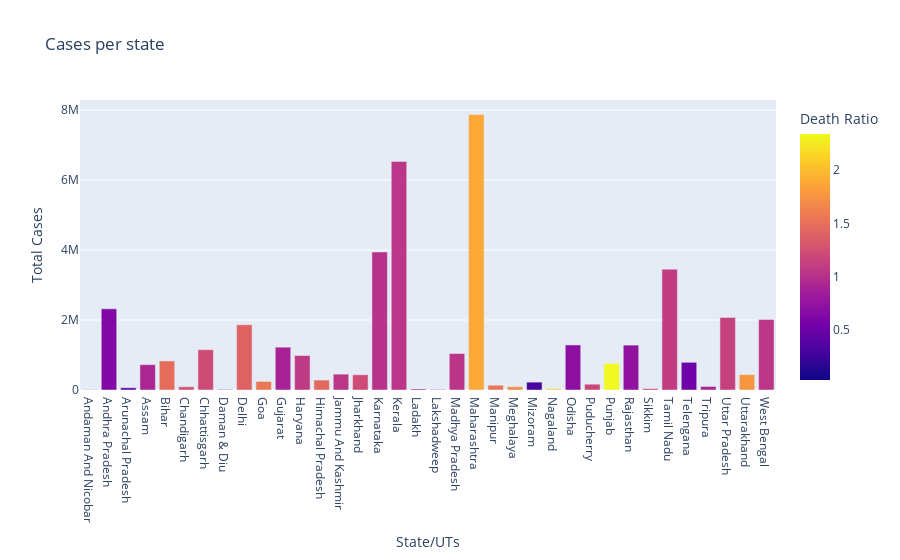

The notebook cell saved with this chart:
### Code cell
px.bar(df, x = "State/UTs", y = 'Total Cases', color = 'Death Ratio', title = "Cases per state")

### Figure 1 — Plotly figure (JSON) as saved in the notebook; plotly's stock layout.template omitted (floating-point values rounded to 4 significant figures)
{"data": [{"alignmentgroup": "True", "hovertemplate": "State/UTs=%{x}<br>Total Cases=%{y}<br>Death Ratio=%{marker.color}<extra></extra>", "legendgroup": "", "marker": {"color": [1.29, 0.64, 0.46, 0.92, 1.48, 1.27, 1.22, 0.03, 1.4, 1.56, 0.89, 1.08, 1.45, 1.05, 1.22, 1.02, 1.04, 0.81, 0.46, 1.03, 1.88, 1.55, 1.7, 0.31, 2.14, 0.71, 1.18, 2.34, 0.74, 1.15, 1.1, 0.52, 0.91, 1.13, 1.76, 1.05], "coloraxis": "coloraxis", "pattern": {"shape": ""}}, "name": "", "offsetgroup": "", "orientation": "v", "showlegend": false, "textposition": "auto", "type": "bar", "x": ["Andaman And Nicobar", "Andhra Pradesh", "Arunachal Pradesh", "Assam", "Bihar", "Chandigarh", "Chhattisgarh", "Daman & Diu", "Delhi", "Goa", "Gujarat", "Haryana", "Himachal Pradesh", "Jammu And Kashmir", "Jharkhand", "Karnataka", "Kerala", "Ladakh", "Lakshadweep", "Madhya Pradesh", "Maharashtra", "Manipur", "Meghalaya", "Mizoram", "Nagaland", "Odisha", "Puducherry", "Punjab", "Rajasthan", "Sikkim", "Tamil Nadu", "Telengana", "Tripura", "Uttar Pradesh", "Uttarakhand", "West Bengal"], "xaxis": "x", "y": [10033, 2319578, 64486, 724196, 830477, 91929, 1152170, 11441, 1865382, 245325, 1223941, 985410, 284578, 453815, 435153, 3945698, 6533998, 28225, 11402, 1041157, 7874446, 137126, 93770, 224963, 35477, 1287742, 165774, 759152, 1283042, 39141, 3452931, 791345, 100877, 2070882, 437270, 2017507], "yaxis": "y"}], "layout": {"barmode": "relative", "coloraxis": {"colorbar": {"title": {"text": "Death Ratio"}}, "colorscale": [[0, "#0d0887"], [0.1111, "#46039f"], [0.2222, "#7201a8"], [0.3333, "#9c179e"], [0.4444, "#bd3786"], [0.5556, "#d8576b"], [0.6667, "#ed7953"], [0.7778, "#fb9f3a"], [0.8889, "#fdca26"], [1, "#f0f921"]]}, "legend": {"tracegroupgap": 0}, "title": {"text": "Cases per state"}, "xaxis": {"anchor": "y", "domain": [0, 1], "title": {"text": "State/UTs"}}, "yaxis": {"anchor": "x", "domain": [0, 1], "title": {"text": "Total Cases"}}}}
